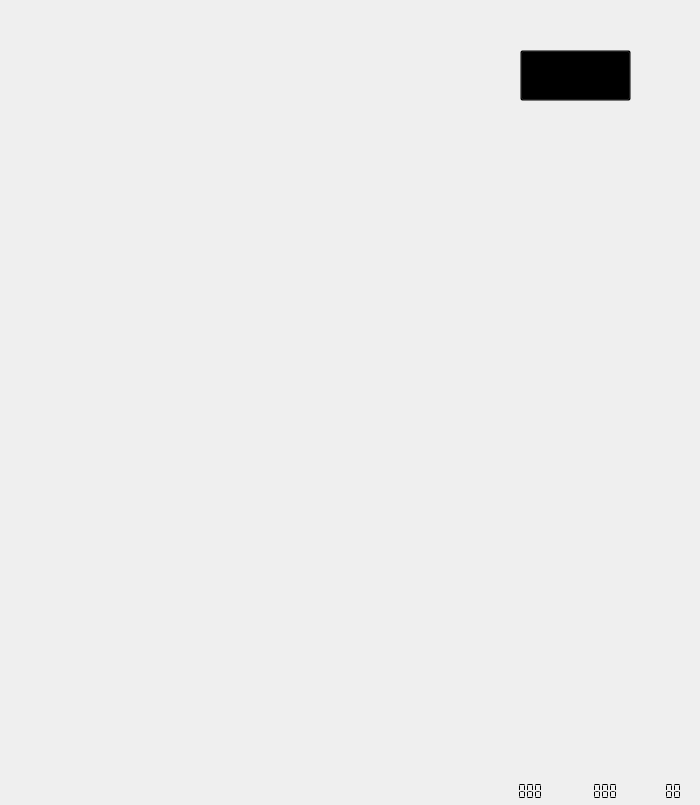
<?xml version="1.0" encoding="UTF-8"?>
<ui version="4.0">
 <class>GameWindow</class>
 <widget class="QWidget" name="GameWindow">
  <property name="geometry">
   <rect>
    <x>0</x>
    <y>0</y>
    <width>700</width>
    <height>805</height>
   </rect>
  </property>
  <property name="minimumSize">
   <size>
    <width>700</width>
    <height>805</height>
   </size>
  </property>
  <property name="maximumSize">
   <size>
    <width>700</width>
    <height>805</height>
   </size>
  </property>
  <property name="windowTitle">
   <string/>
  </property>
  <property name="autoFillBackground">
   <bool>false</bool>
  </property>
  <property name="styleSheet">
   <string notr="true">#GameWindow {
border-image: url(&quot;:/resources/images/background_hd.png&quot;);
}</string>
  </property>
  <widget class="QLCDNumber" name="steps_lcd">
   <property name="geometry">
    <rect>
     <x>515</x>
     <y>782</y>
     <width>31</width>
     <height>18</height>
    </rect>
   </property>
   <property name="layoutDirection">
    <enum>Qt::LeftToRight</enum>
   </property>
   <property name="autoFillBackground">
    <bool>false</bool>
   </property>
   <property name="frameShadow">
    <enum>QFrame::Plain</enum>
   </property>
   <property name="lineWidth">
    <number>0</number>
   </property>
   <property name="smallDecimalPoint">
    <bool>false</bool>
   </property>
   <property name="digitCount">
    <number>3</number>
   </property>
   <property name="segmentStyle">
    <enum>QLCDNumber::Flat</enum>
   </property>
   <property name="intValue" stdset="0">
    <number>888</number>
   </property>
  </widget>
  <widget class="QLCDNumber" name="level_lcd">
   <property name="geometry">
    <rect>
     <x>663</x>
     <y>782</y>
     <width>21</width>
     <height>18</height>
    </rect>
   </property>
   <property name="minimumSize">
    <size>
     <width>0</width>
     <height>0</height>
    </size>
   </property>
   <property name="lineWidth">
    <number>0</number>
   </property>
   <property name="digitCount">
    <number>2</number>
   </property>
   <property name="segmentStyle">
    <enum>QLCDNumber::Flat</enum>
   </property>
   <property name="intValue" stdset="0">
    <number>88</number>
   </property>
  </widget>
  <widget class="QLCDNumber" name="minstep_lcd">
   <property name="geometry">
    <rect>
     <x>591</x>
     <y>782</y>
     <width>30</width>
     <height>18</height>
    </rect>
   </property>
   <property name="lineWidth">
    <number>0</number>
   </property>
   <property name="digitCount">
    <number>3</number>
   </property>
   <property name="segmentStyle">
    <enum>QLCDNumber::Flat</enum>
   </property>
   <property name="intValue" stdset="0">
    <number>888</number>
   </property>
  </widget>
  <widget class="QLabel" name="outlet">
   <property name="geometry">
    <rect>
     <x>583</x>
     <y>547</y>
     <width>112</width>
     <height>226</height>
    </rect>
   </property>
   <property name="styleSheet">
    <string notr="true">border-image: url(&quot;:/resources/images/outlet.png&quot;);</string>
   </property>
   <property name="text">
    <string/>
   </property>
  </widget>
  <widget class="QPushButton" name="done_button">
   <property name="geometry">
    <rect>
     <x>520</x>
     <y>50</y>
     <width>111</width>
     <height>51</height>
    </rect>
   </property>
   <property name="styleSheet">
    <string notr="true">background-color: transparent;</string>
   </property>
   <property name="text">
    <string/>
   </property>
  </widget>
 </widget>
 <resources/>
 <connections/>
</ui>
